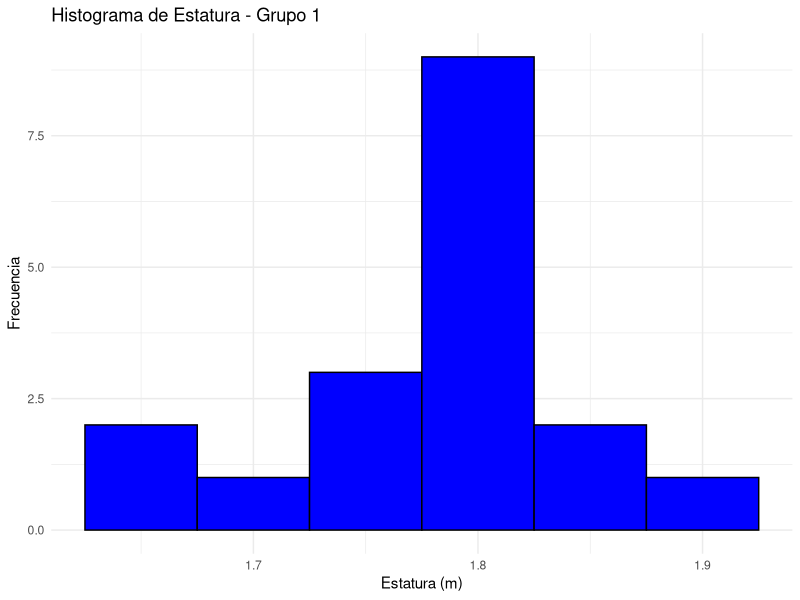
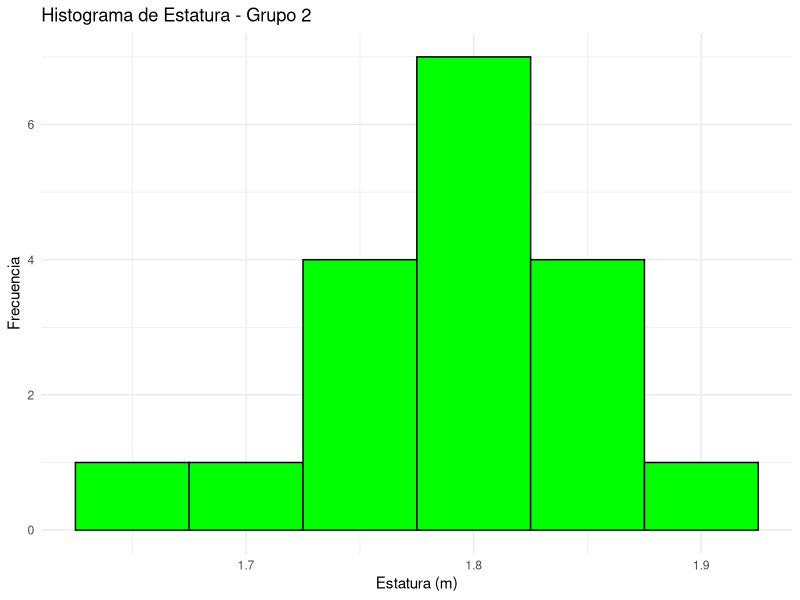

The R source for these figures, in order:
# INTEGRANTE: Edwin Alexander Ospina Penna
# CORREO INSTITUCIONAL: eospinap@estudiante.ibero.edu.co
# IDBANNER: 100136699




# Cargar librería ggplot2
library(ggplot2)

# Crear los datos del Grupo 1 (Gr1)
Gr1 <- data.frame(
  Sexo = c("Mujer", "Hombre", "Mujer", "Mujer", "Mujer", "Hombre", "Mujer", "Hombre", "Hombre", "Mujer",
           "Mujer", "Hombre", "Hombre", "Mujer", "Mujer", "Hombre", "Mujer", "Mujer", "Mujer", "Mujer"),
  Edad = c(25, 30, 28, 20, 23, 22, 22, 22, 21, 21,
           22, 20, 22, 29, 29, 21, 30, 21, 22, 23),
  Estatura = c(1.82, 1.83, 1.78, 1.79, 1.80, 1.90, 1.79, 1.83, NA, 1.65,
               1.73, 1.79, 1.80, 1.77, 1.69, 1.75, 1.66, NA, 1.79, 1.80),
  Grupo_Sanguineo = c("A", "B", "A", "AB", "0", "A", "B", "A", "B", "AB",
                      "A", "B", "0", "0", "A", "B", "AB", "B", "B", "B")
)

# Crear los datos del Grupo 2 (Gr2)
Gr2 <- data.frame(
  Sexo = c("Mujer", "Hombre", "Hombre", "Mujer", "Hombre", "Hombre", "Mujer", "Hombre", "Hombre", "Mujer",
           "Mujer", "Hombre", "Hombre", "Mujer", "Hombre", "Hombre", "Mujer", "Hombre", "Mujer", "Hombre"),
  Edad = c(25, 30, 38, 26, 23, 22, 32, 26, 25, 28,
           22, 30, 22, 39, 29, 25, 30, 23, 32, 33),
  Estatura = c(1.72, 1.73, 1.78, 1.79, 1.83, 1.90, 1.79, 1.83, NA, 1.75,
               1.79, 1.79, 1.85, 1.77, 1.79, 1.75, 1.66, NA, 1.79, 1.83),
  Grupo_Sanguineo = c("B", "B", "A", "AB", "0", "AB", "B", "B", "B", "AB",
                      "A", "B", "0", "0", "B", "B", "A", "0", "B", "B")
)

# Remover los valores NA en la columna Estatura para cada grupo
Gr1_clean <- Gr1[!is.na(Gr1$Estatura), ]
Gr2_clean <- Gr2[!is.na(Gr2$Estatura), ]

# Crear el histograma para el Grupo 1
ggplot(Gr1_clean, aes(x = Estatura)) +
  geom_histogram(binwidth = 0.05, fill = "blue", color = "black") +
  labs(title = "Histograma de Estatura - Grupo 1", x = "Estatura (m)", y = "Frecuencia") +
  theme_minimal()

# Crear el histograma para el Grupo 2
ggplot(Gr2_clean, aes(x = Estatura)) +
  geom_histogram(binwidth = 0.05, fill = "green", color = "black") +
  labs(title = "Histograma de Estatura - Grupo 2", x = "Estatura (m)", y = "Frecuencia") +
  theme_minimal()

